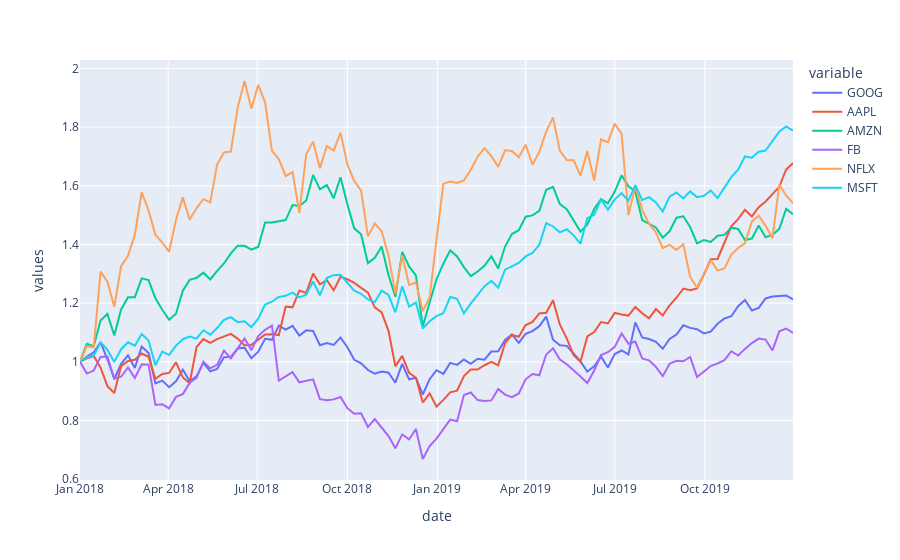

Notebook code for this chart:
### Markdown cell above
### The stocks dataset

*Hints*:
- Turn stocks dataframe into a structure that can be picked up easily with plotly express

### Code cell
df = px.data.stocks() 
fig= px.line(df, x="date", y=["GOOG","AAPL","AMZN","FB","NFLX","MSFT"])
fig.update_yaxes(title_text="values")
fig.show()
